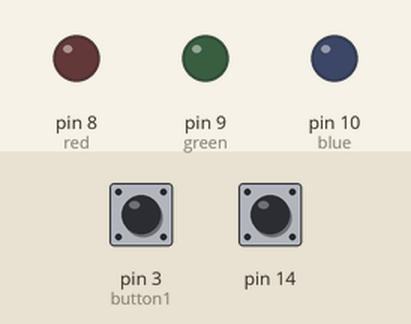
This sketch was run on a simulated Arduino Uno, built with avr-gcc and run on an emulated ATmega328P. Parts: output pins drawn as LEDs (lit = HIGH). Dashed ring = blinking. The inputs (shaded band) are chosen by the test bench; at power-on: pin 3 (button1) LOW, pin 14 HIGH.

Above: at 1.2 s.
1.3 s: pin 3 (button1) pulled HIGH for 0.15 s
At 1.42 s:
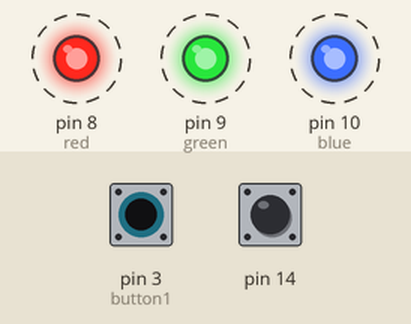
4.3 s: pin 14 pulled LOW for 0.15 s
At 4.37 s:
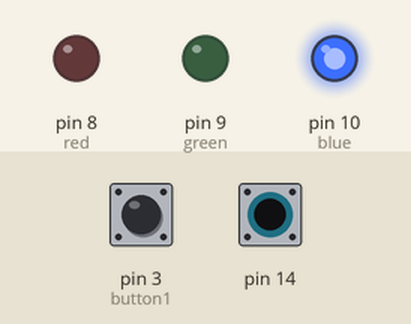
5.9 s: pin 14 pulled LOW for 3.2 s
At 10.3 s:
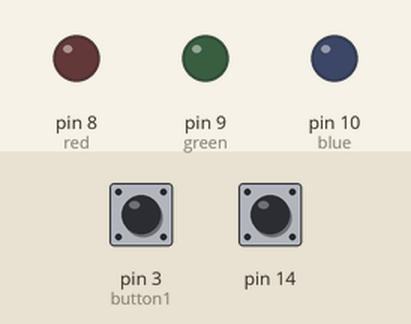
10.6 s: pin 3 (button1) pulled HIGH for 3.2 s
At 10.72 s:
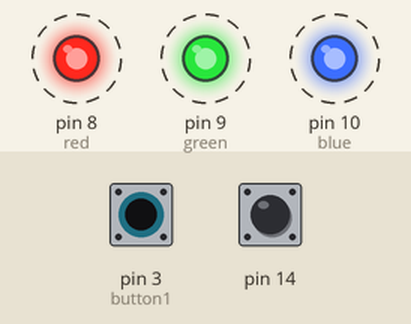
Timing chart, 0 to 16.3 s (numbered marks = the images above; inputs shaded):
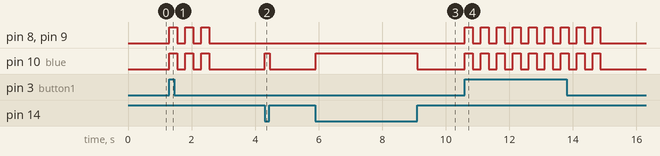

The sketch:

Postrue_Shirt_PCBs.ino
```cpp
#include <CapacitiveSensor.h>
CapacitiveSensor cs1 = CapacitiveSensor(11,12);
CapacitiveSensor cs2 = CapacitiveSensor(13,14);
int button1 = 3;
int button2 = 6;
int red = 8;
int green = 9;
int blue = 10;

int value1 = 0;
const int numReadings = 50;
float readings[numReadings];      // the readings from the analog input
int readingsIter = 0;

float baseline1Total = 0;
int baseline1Average = 0;
float baseline1Sigma = 0;
boolean baseline1Set = false;

int timeConstant = 50;

void setup() {
  // initialize digital pin 8 as an output.
  pinMode(red, OUTPUT); //Red LED
  pinMode(green, OUTPUT); //Green LED
  pinMode(blue, OUTPUT); //Blue LED
  cs1.set_CS_AutocaL_Millis(0xFFFFFFFF);
  cs2.set_CS_AutocaL_Millis(0xFFFFFFFF);
  pinMode(button1, INPUT);
  pinMode(button2, INPUT);
}

void setBaseline1ReadingsAndStats() {
  baseline1Total = 0;
  for (int i = 0; i < numReadings; i++) {
    baseline1Total = baseline1Total + readings[i];
  }
  baseline1Average = baseline1Total / numReadings;

  baseline1Sigma = 0;
  for (int i = 0; i < numReadings; i++) {
    baseline1Sigma = baseline1Sigma + (readings[i] - baseline1Average) * (readings[i] - baseline1Average);
  }
  baseline1Sigma = baseline1Sigma/ (numReadings - 1);
  baseline1Sigma = sqrt(baseline1Sigma);
  baseline1Set = true;
}

void loop() {

  value1 =  cs2.capacitiveSensorRaw(timeConstant);
  readings[readingsIter++] = value1;
  if(readingsIter==numReadings){readingsIter = 0;}

//  if(value1 == 0){
//    digitalWrite(red, HIGH);
//  }else{
//    digitalWrite(red, LOW);
//  }
//
//  if(value1 > 100){
//    digitalWrite(blue, HIGH);
//  }else{
//    digitalWrite(blue, LOW);
//  }


  if(value1 > baseline1Average+1*baseline1Sigma && baseline1Set){
    digitalWrite(blue, HIGH);
  }else{
    digitalWrite(blue, LOW);
  }

  if(value1 < baseline1Average-1*baseline1Sigma && baseline1Set){
    digitalWrite(red, HIGH);
  }else{
    digitalWrite(red, LOW);
  }

  if(digitalRead(button1) == 1){
    setBaseline1ReadingsAndStats();
    for(int i = 0; i<3; i++){
      digitalWrite(red, HIGH);   // turn the Red LED on (HIGH is the voltage level)
      digitalWrite(green, HIGH);   // turn the Red LED on (HIGH is the voltage level)
      digitalWrite(blue, HIGH);   // turn the Red LED on (HIGH is the voltage level)
      delay(250);
      digitalWrite(red, LOW);   // turn the Red LED on (HIGH is the voltage level)
      digitalWrite(green, LOW);   // turn the Red LED on (HIGH is the voltage level)
      digitalWrite(blue, LOW);   // turn the Red LED on (HIGH is the voltage level)
      delay(250);
    }
  }
}
```

Measured:
- after the input at 1.3 s, pin 8 (red), pin 9 (green), pin 10 (blue): alternates HIGH for 0.25 s and LOW for 0.25 s, 6 changes in all, then stays LOW, starting at once
- after the input at 4.3 s, pin 10 (blue): LOW → HIGH at once, → LOW 0.15 s later
- after the input at 5.9 s, pin 10 (blue): LOW → HIGH at once, → LOW 3.2 s later
- after the input at 10.6 s, pin 8 (red), pin 9 (green), pin 10 (blue): alternates HIGH for 0.25 s and LOW for 0.25 s, 18 changes in all, then stays LOW, starting at once
